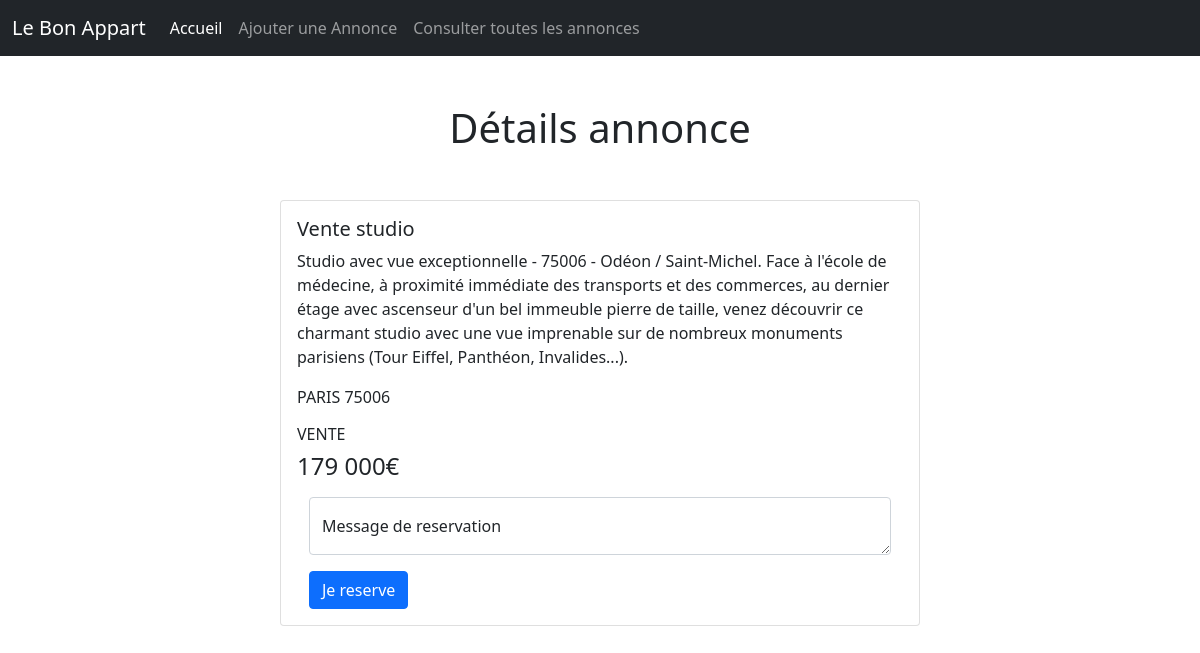
Screenshot of /consulter_une_annonce.php?id=1 with the database file from the repository.
### tables this page shows
CREATE TABLE `advert` (
  `id` int(11) NOT NULL,
  `title` varchar(255) NOT NULL,
  `description` varchar(500) NOT NULL,
  `postal_code` int(5) UNSIGNED ZEROFILL NOT NULL,
  `city` varchar(255) NOT NULL,
  `type` varchar(255) NOT NULL,
  `price` varchar(50) NOT NULL,
  `reservation_message` varchar(1000) NOT NULL
);

### consulter_une_annonce.php (the view, shortened to what this page needs)
<?php
include_once("inc/init.inc.php");
$id = $_GET["id"];
$resultatRequete = $bdd->prepare("SELECT * FROM advert WHERE id=?");
$resultat = $resultatRequete->execute([$id]);
$advert = $resultatRequete->fetch(PDO::FETCH_ASSOC);
include_once("inc/head.inc.php");
include_once("inc/header.inc.php");
?>
<main>
    <h1 class="text-center my-5">Détails annonce</h1>
    <div class="card mx-auto" style="width: 40rem;">
        <div class="card-body ">
            <h5 class="card-title"><?=$advert["title"]?></h5>
            <p class="card-text"><?=$advert["description"]?></p>
            <p class="card-text"><?=$advert["city"]?> <?=$advert["postal_code"]?></p>
            <h6 class="card-text"><?=$advert["type"]?></h6>
            <h4 class="card-text"><?=$advert["price"]?></h4>
            <form action="" method="post" enctype="multipart/form-data" class="container ">
                <div class="form-floating">
                    <textarea class="form-control my-3" placeholder="" id="reservation_message" name="reservation_message"></textarea>
                    <label for="reservation_message">Message de reservation</label>
                </div>
                <input type="submit" value="Je reserve" class="btn btn-primary">
            </form>
        </div>
    </div>
</main>

### rows the page displays
advert: title "Vente studio", description "Studio avec vue exceptionnelle - 75006 - Odéon / Saint-Michel. Face à l'école de médecine, à proximité immédiate des transports et des commerces, au dernier étage avec ascenseur d'un bel immeuble pierre de taille, venez découvrir ce charmant studio avec une vue imprenable sur de nombreux monuments parisiens (Tour Eiffel, Panthéon, Invalides...).", city "PARIS", postal_code "75006", type "VENTE", price "179 000€"
